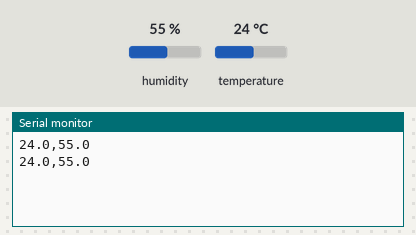
Bench run of a sketch on a simulated Arduino Uno, built with avr-gcc and run on an emulated ATmega328P. On the bench: the last lines printed to the serial monitor. Inputs (shaded band) come from the test bench; at power-on: humidity 55 %, temperature 24 °C.

Above: at 9.8 s.
9.9 s: humidity set to 22 %
At 17.2 s:
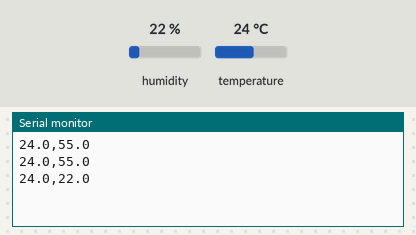
17.9 s: temperature set to 12 °C
At 24.0 s:
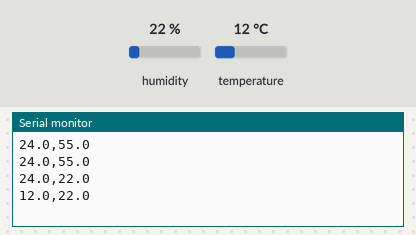
25.9 s: humidity set to 40 %
At 30.7 s:
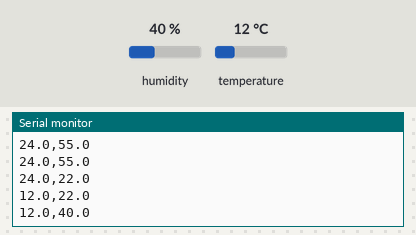
Timing chart, 0 to 32.2 s (numbered marks = the images above; inputs shaded):
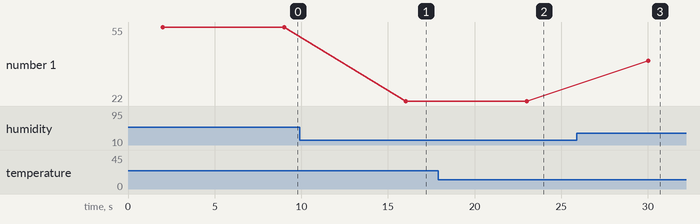

The sketch:

DHT11_3.ino
```cpp
#include "DHT.h"
#define DHTPIN A1
#define DHTTYPE DHT22
DHT dht(DHTPIN, DHTTYPE);

void setup() {
  Serial.begin(9600);
  dht.begin();
}

void loop() {
  delay(2000);

  float h = dht.readHumidity();
  float t = dht.readTemperature();

  Serial.print(t, 1);
  Serial.print(",");
  Serial.println(h, 1);
  delay(5000);
}
```

Measured:
- after the input at 9.9 s, the serial monitor: prints a new line after 6.1 s (image 1)
- after the input at 17.9 s, the serial monitor: prints a new line after 5.1 s (image 2)
- after the input at 25.9 s, the serial monitor: prints a new line after 4.1 s (image 3)
- plotted number 1: 55 → 22 after the input at 9.9 s, 22 → 40 after the input at 25.9 s
